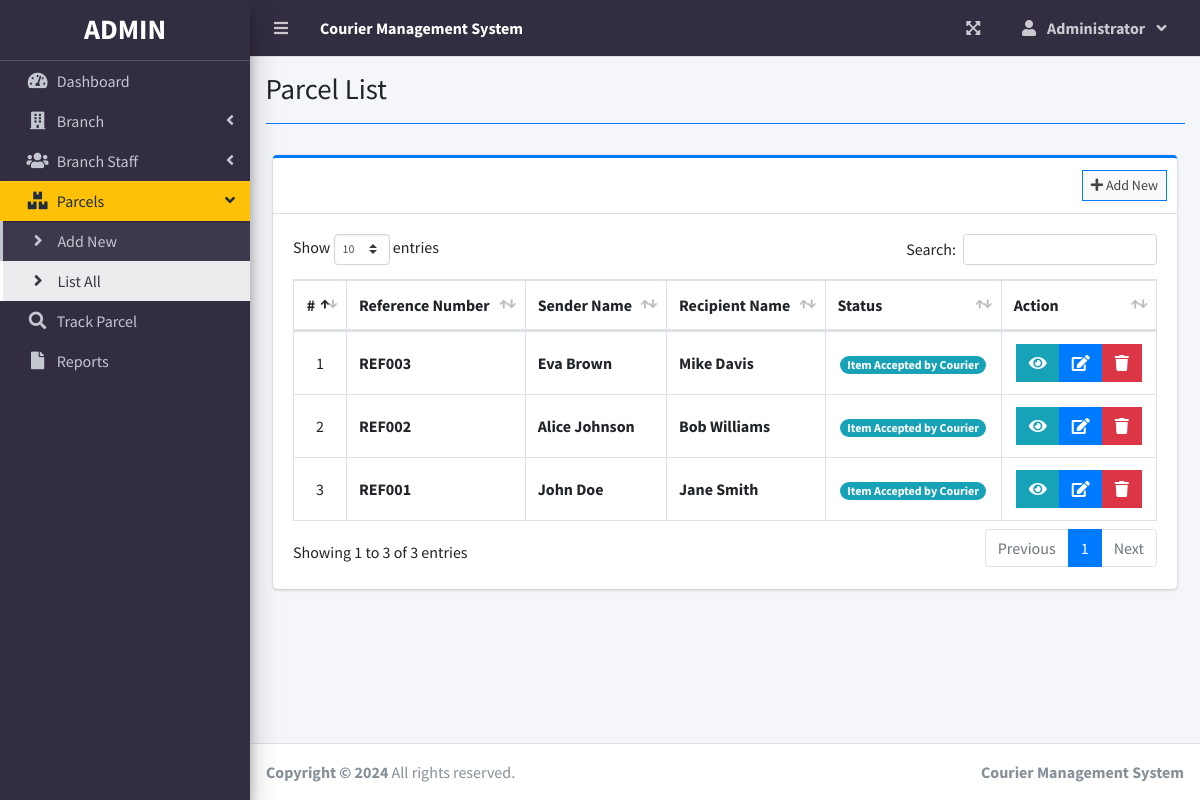
The page /index.php?page=parcel_list (signed in) on the database its author committed.
### tables this page shows
CREATE TABLE `parcels` (
  `id` int(30) NOT NULL,
  `reference_number` varchar(100) NOT NULL,
  `sender_name` text NOT NULL,
  `sender_address` text NOT NULL,
  `sender_contact` text NOT NULL,
  `recipient_name` text NOT NULL,
  `recipient_address` text NOT NULL,
  `recipient_contact` text NOT NULL,
  `type` int(1) NOT NULL COMMENT '1 = Deliver, 2=Pickup',
  `from_branch_id` varchar(30) NOT NULL,
  `to_branch_id` varchar(30) NOT NULL,
  `weight` varchar(100) NOT NULL,
  `height` varchar(100) NOT NULL,
  `width` varchar(100) NOT NULL,
  `length` varchar(100) NOT NULL,
  `price` float NOT NULL,
  `status` int(2) NOT NULL DEFAULT 0,
  `date_created` datetime NOT NULL DEFAULT current_timestamp()
);

### parcel_list.php (the view, shortened to what this page needs)
<?php include'db_connect.php' ?>
<div class="col-lg-12">
	<div class="card card-outline card-primary">
		<div class="card-header">
			<div class="card-tools">
				<a class="btn btn-block btn-sm btn-default btn-flat border-primary " href="./index.php?page=new_parcel"><i class="fa fa-plus"></i> Add New</a>
			</div>
		</div>
		<div class="card-body">
			<table class="table tabe-hover table-bordered" id="list">
				<!-- <colgroup>
					<col width="5%">
					<col width="15%">
					<col width="25%">
					<col width="25%">
					<col width="15%">
				</colgroup> -->
				<thead>
					<tr>
						<th class="text-center">#</th>
						<th>Reference Number</th>
						<th>Sender Name</th>
						<th>Recipient Name</th>
						<th>Status</th>
						<th>Action</th>
					</tr>
				</thead>
				<tbody>
					<?php
					$i = 1;
					$where = "";
					$qry = $conn->query("SELECT * from parcels $where order by  unix_timestamp(date_created) desc ");
					while($row= $qry->fetch_assoc()):
					?>
					<tr>
						<td class="text-center"><?php echo $i++ ?></td>
						<td><b><?php echo ($row['reference_number']) ?></b></td>
						<td><b><?php echo ucwords($row['sender_name']) ?></b></td>
						<td><b><?php echo ucwords($row['recipient_name']) ?></b></td>
						<td class="text-center">
							<?php
							switch ($row['status']) {
								default:
									echo "<span class='badge badge-pill badge-info'> Item Accepted by Courier</span>";
									break;
							}
							?>
						</td>
						<td class="text-center">
		                    <div class="btn-group">
		                    	<button type="button" class="btn btn-info btn-flat view_parcel" data-id="<?php echo $row['id'] ?>">
		                          <i class="fas fa-eye"></i>
		                        </button>
		                        <a href="index.php?page=edit_parcel&id=<?php echo $row['id'] ?>" class="btn btn-primary btn-flat ">
		                          <i class="fas fa-edit"></i>
		                        </a>
		                        <button type="button" class="btn btn-danger btn-flat delete_parcel" data-id="<?php echo $row['id'] ?>">
		                          <i class="fas fa-trash"></i>
		                        </button>
	                      </div>
						</td>
					</tr>
				<?php endwhile; ?>
				</tbody>
			</table>
		</div>
	</div>
</div>

### parcel_list.php (style rules this page uses)
table td { vertical-align: middle !important; }

### rows shown on the page
parcels: reference_number "REF003", sender_name "Eva Brown", recipient_name "Mike Davis", status "Item Accepted by Courier"
parcels: reference_number "REF002", sender_name "Alice Johnson", recipient_name "Bob Williams", status "Item Accepted by Courier"
parcels: reference_number "REF001", sender_name "John Doe", recipient_name "Jane Smith", status "Item Accepted by Courier"

### other values the page prints
$_SESSION['system']['name'] "Courier Management System"
$_SESSION['login_firstname'] "Administrator"
$title "Parcel List"
